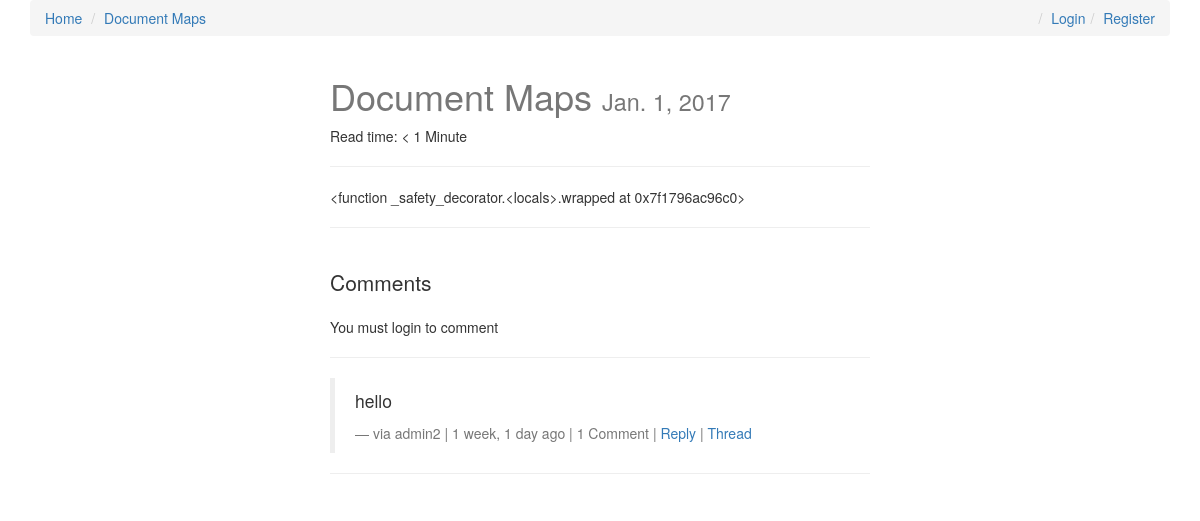
Page /document-maps/ on the committed database.
### posts/models.py (models this page shows, shortened)
class Post(models.Model):
    user = models.ForeignKey(settings.AUTH_USER_MODEL, default=1)
    title = models.CharField(max_length=120)
    slug = models.SlugField(unique=True)
    image = models.ImageField(upload_to=upload_location,
            null=True,
            blank=True,
            width_field="width_field",
            height_field="height_field")
    height_field = models.IntegerField(default=0)
    width_field = models.IntegerField(default=0)
    content = models.TextField()
    draft = models.BooleanField(default=False)
    publish = models.DateField(auto_now=False, auto_now_add=False)
    read_time =  models.IntegerField(default=0) # models.TimeField(null=True, blank=True) #assume minutes
    updated = models.DateTimeField(auto_now=True, auto_now_add=False)
    timestamp = models.DateTimeField(auto_now=False, auto_now_add=True)
    objects = PostManager()
    def get_absolute_url(self):
        return reverse("posts:detail", kwargs={"slug": self.slug})
    class Meta:
        ordering = ["-timestamp", "-updated"]
    def get_markdown(self):
        content = self.content
        markdown_text = markdown(content)
        return mark_safe(markdown_text)
    @property
    def comments(self):
        instance = self
        qs = Comment.objects.filter_by_instance(instance)
        return qs
    @property
    def get_content_type(self):
        instance = self
        content_type = ContentType.objects.get_for_model(instance.__class__)
        return content_type

### comments/models.py (models this page shows, shortened)
class Comment(models.Model):
    user        = models.ForeignKey(settings.AUTH_USER_MODEL, default=1)
    content_type = models.ForeignKey(ContentType, on_delete=models.CASCADE)
    object_id = models.PositiveIntegerField()
    content_object = GenericForeignKey('content_type', 'object_id')
    parent      = models.ForeignKey("self", null=True, blank=True)
    content     = models.TextField()
    timestamp   = models.DateTimeField(auto_now_add=True)
    objects = CommentManager()
    class Meta:
        ordering = ['-timestamp']
    def get_absolute_url(self):
        return reverse("comments:thread", kwargs={"id": self.id})
    def children(self): #replies
        return Comment.objects.filter(parent=self)

### posts/views.py (the view, shortened to what this page needs)
# urls.py: url(r'^(?P<slug>[\w-]+)/$', post_detail, name='detail'),
def post_detail(request, slug=None):
    instance = get_object_or_404(Post, slug=slug)
    if instance.publish > timezone.now().date() or instance.draft:
        if not request.user.is_staff or not request.user.is_superuser:
            raise Http404
    share_string = quote_plus(instance.content)
    initial_data = {
        "content_type": instance.get_content_type,
        "object_id": instance.id
    }
    form = CommentForm(request.POST or None, initial=initial_data)
    comments = instance.comments
    context = {
        "title": instance.title,
        "instance": instance,
        "share_string": share_string,
        "comments": comments,
        "comment_form": form,
    }
    return render(request, "post_detail.html", context)

### comments/models.py (called while the page is built)
    def filter_by_instance(self, instance):
        content_type = ContentType.objects.get_for_model(instance.__class__)
        obj_id = instance.id
        qs = super(CommentManager, self).filter(content_type=content_type, object_id= obj_id).filter(parent=None)
        return qs

### posts/templatetags/urlify.py (called while the page is built)
@register.filter
def urlify(value):
    return quote_plus(value)

### templates/post_detail.html (shortened to what this page needs)
{% extends "base.html" %}
{% load urlify %}
{% load crispy_forms_tags %}
 {% block post_detail_link %}
  <li><a href='{{ instance.get_absolute_url }}'>{{ instance.title }}</a></li>
  {% endblock %}
{% block content %}
<div class='col-sm-6 col-sm-offset-3'>
<h1>{{ title }} <small>{% if instance.draft %}<span style='color:red;'>Draft</span> {% endif %}{{ instance.publish }}</small></h1>
<p>Read time: {% if instance.read_time <= 1 %} < 1 Minute {% else %}{{ instance.read_time }} minutes {% endif %}</p>
<p><div class="fb-like" data-href="{{ request.build_absolute_uri }}" data-layout="button_count" data-action="like" data-show-faces="true" data-share="true"></div>
<hr/>
</p>
<div class='row'>
<div class='col-sm-12 '>
   <div class='post-detail-item'>{{ instance.get_markdown }}</div>
    <hr/>
    <br/>
    <div>
        <p class='lead'>Comments</p>
        {% if request.user.is_authenticated %}
        <form method="POST" action="."> {% csrf_token %}
            {{ comment_form|crispy }}
            <input type='submit' value='Post comment' class='btn btn-default'>
        </form>
        {% else %}
        <p>You must login to comment </p>
        {% endif %}
        <hr/>
        {% for comment in comments %}
        <blockquote>
          <p>{{ comment.content }}</p>
          <footer>via {{ comment.user }} | {{ comment.timestamp|timesince }} ago | {% if comment.children.count > 0 %}{{ comment.children.count }} Comment{% if comment.children.count > 1 %}s{% endif %} | {% endif %} <a class='comment-reply-btn' href='#'>Reply</a> | <a class='' href='{{ comment.get_absolute_url }}'>Thread</a></footer>
        </blockquote>
        <hr/>
        {% endfor %}
    </div>
</div>
</div>
</div>
{% endblock content %}

### static/css/base.css (style rules this page uses)
h1 { color: #777777; }

### rows in the picture
Post: title "Document Maps", publish "Jan. 1, 2017", get_markdown "<function _safety_decorator.<locals>.wrapped at 0x7f1796ac96c0>"
Comment: content "hello", user "admin2", timestamp "1 week, 1 day", children.count "1"
